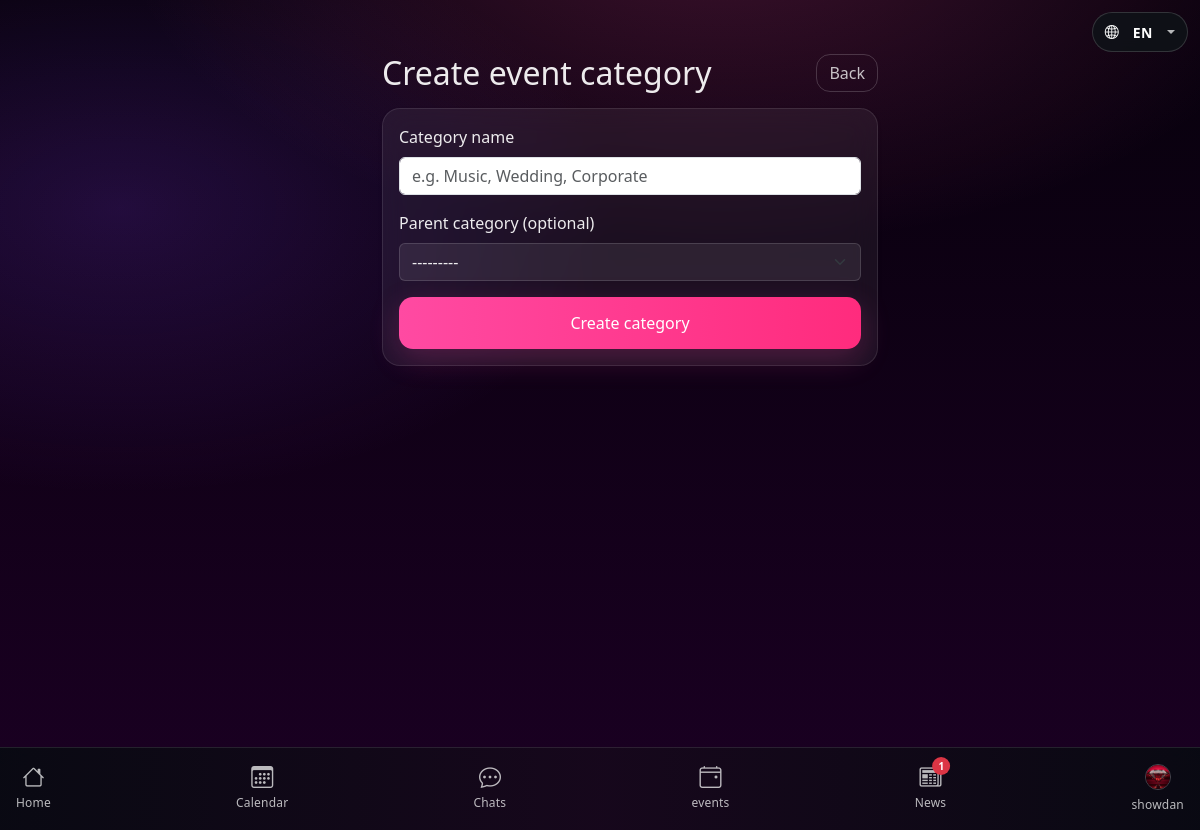
Page /en/events/categories/create/ (signed in) on the committed database.
### accounts/models.py (models this page shows, shortened)
class Accounts(AbstractBaseUser, PermissionsMixin):
    class AccountType(models.TextChoices):
        PERSONAL = "personal", "Personal"
        PROFESSIONAL = "professional", "Professional"
    class Gender(models.TextChoices):
        PERSONAL = "male", "Male"
        PROFESSIONAL = "female", "Female"
    email = models.EmailField(unique=True)
    profile_picture = models.ImageField(
        upload_to="avatars/",
        blank=True,
        null=True,
        default="avatars/default.png",
    )
    professional_picture = models.ImageField(
        upload_to="professional_pictures/",
        blank=True,
        null=True,
        default="professional_pictures/default_professional.png",
    )
    communication_languages = models.ManyToManyField(
        "accounts.Language",
        blank=True,
        related_name="accounts_communication",
    )
    event_languages = models.ManyToManyField(
        "accounts.Language",
        blank=True,
        related_name="accounts_events",
    )
    accepted_event_categories = models.ManyToManyField(
        "events.EventCategory",
        blank=True,
        related_name="accepted_by_users",
    )
    first_name = models.CharField(max_length=80)
    last_name = models.CharField(max_length=80)
    nickname = models.CharField(max_length=220, blank=True, null=True)
    phone = models.CharField(max_length=30, blank=True)
    date_of_birth = models.DateField(null=True, blank=True)
    years_of_experience = models.PositiveSmallIntegerField(
        null=True,
        blank=True,
        default=0,
    )
    about_me = models.TextField(blank=True, default="")
    account_type = models.CharField(
        max_length=20,
        choices=AccountType.choices,
        default=AccountType.PERSONAL,
    )
    gender = models.CharField(max_length=20, choices=Gender.choices, blank=True, null=True)
    professions = models.ManyToManyField(
        Profession,
        blank=True,
        related_name="accounts",
    )
    currency = models.ForeignKey(
        "accounts.Currency",
        null=True,
        blank=True,
        on_delete=models.SET_NULL,
        related_name="accounts",
    )
    cost_per_hour = models.DecimalField(
        max_digits=10,
        decimal_places=2,
        null=True,
        blank=True,
    )
    cost_per_5_hours = models.DecimalField(
        max_digits=10,
        decimal_places=2,
        null=True,
        blank=True,
    )
    is_active = models.BooleanField(default=True)
    is_staff = models.BooleanField(default=False)
    date_joined = models.DateTimeField(default=timezone.now)
    country = models.CharField(max_length=120, blank=True, default="")
    city = models.CharField(max_length=120, blank=True, default="")
    address = models.CharField(max_length=255, blank=True, default="")
    public_id = models.CharField(
        max_length=8,
        unique=True,
        null=True,
        blank=True,
        db_index=True,
        help_text="Public-facing 8-digit user ID (non-guessable).",
    )
    objects = AccountsManager()
    USERNAME_FIELD = "email"
    REQUIRED_FIELDS = ["first_name", "last_name"]

### events/models.py (models this page shows, shortened)
class EventCategory(models.Model):
    name = models.CharField(max_length=120)
    parent = models.ForeignKey(
        "self",
        null=True,
        blank=True,
        related_name="children",
        on_delete=models.CASCADE,
    )
    path = models.CharField(max_length=600, blank=True, db_index=True)
    class Meta:
        verbose_name_plural = "Event categories"
        unique_together = ("name", "parent")
        ordering = ["path"]
    def get_depth(self):
        depth = 0
        p = self.parent
        while p:
            depth += 1
            p = p.parent
        return depth
    def __str__(self):
        indent = "— " * self.get_depth()
        return f"{indent}{self.name}"

### events/views.py (the view)
# urls.py: path("categories/create/", views.category_create_view, name="category_create"),
@login_required
def category_create_view(request):
    if request.method == "POST":
        form = EventCategoryForm(request.POST)
        if form.is_valid():
            form.save()
            messages.success(request, "Event category created successfully.")
            return redirect("events:category_create")
        messages.error(request, "Please correct the errors below.")
    else:
        form = EventCategoryForm()
    return render(request, "events/category_create.html", {"form": form})

### events/forms.py
class EventCategoryForm(forms.ModelForm):
    class Meta:
        model = EventCategory
        fields = ("name", "parent")
        widgets = {
            "name": forms.TextInput(attrs={"class": "form-control", "placeholder": "e.g. Music, Wedding, Corporate"}),
            "parent": forms.Select(attrs={"class": "form-select"}),
        }

### accounts/context_processors.py (called while the page is built)
def news_unread_count(request):
    if not getattr(request, "user", None) or not request.user.is_authenticated:
        return {"news_unread_count": 0}
    unread = (
        NewsPost.objects
        .filter(is_published=True)
        .exclude(reads__user=request.user)
        .count()
    )
    return {"news_unread_count": unread}

### templates/events/category_create.html (shortened to what this page needs)
{% extends "base.html" %}
{% load i18n %}
{% block content %}
<div class="row justify-content-center">
  <div class="col-md-8 col-lg-6 app-screen">
    <div class="d-flex align-items-center justify-content-between mb-3">
      <h2 class="mb-0">{% translate "Create event category" %}</h2>
      <a class="btn btn-outline-secondary" href="{% url 'home' %}">{% translate "Back" %}</a>
    </div>
    <form method="post" class="card card-body shadow-sm">
      <div class="mb-3">
        <label for="id_name" class="form-label">{% translate "Category name" %}</label>
        {{ form.name }}
      </div>
      <div class="mb-3">
        <label for="id_parent" class="form-label">{% translate "Parent category (optional)" %}</label>
        {{ form.parent }}
      </div>
      <button type="submit" class="btn btn-primary w-100">{% translate "Create category" %}</button>
    </form>
  </div>
</div>
{% endblock %}

### templates/base.html (shortened to what this page needs)
{% load static %}
{% load i18n %}
<!doctype html>
<html lang="en">
<head>
  <link
    href="https://cdn.jsdelivr.net/npm/bootstrap@5.3.2/dist/css/bootstrap.min.css" rel="stylesheet">
  <link rel="stylesheet" href="https://cdn.jsdelivr.net/npm/bootstrap-icons@1.11.3/font/bootstrap-icons.min.css">
    <link rel="stylesheet" href="{% static 'css/app.css' %}">
</head>
<body class="bg-light">
{% get_current_language as LANGUAGE_CODE %}
<div class="lang-float dropdown">
  <button class="btn btn-sm btn-dark lang-float-btn dropdown-toggle"
          type="button"
          data-bs-toggle="dropdown"
          aria-expanded="false"
          aria-label="Language">
    <i class="bi bi-globe2 me-2"></i>
    <span class="lang-code">{{ LANGUAGE_CODE|upper }}</span>
  </button>
</div>
<nav class="app-bottom-nav" role="navigation" aria-label="Primary">
  <div class="app-bottom-nav-inner">
    <a class="app-tab {% if request.resolver_match.url_name == 'home' %}is-active{% endif %}"
       href="{% url 'home' %}">
      <span class="app-ico">
        <i class="bi bi-house"></i>
      </span>
      <span class="app-label">{% translate "Home" %}</span>
    </a>
    <a class="app-tab {% if request.resolver_match.url_name == 'calendar' %}is-active{% endif %}"
       href="{% url 'events:calendar' %}">
      <span class="app-ico">
        <i class="bi bi-calendar3"></i>
      </span>
      <span class="app-label">{% translate "Calendar" %}</span>
    </a>
    <a class="app-tab {% if request.resolver_match.url_name == 'offers_inbox' %}is-active{% endif %}"
       href="{% url 'events:offers_inbox' %}">
      <span class="app-ico">
        <i class="bi bi-chat-dots"></i>
      </span>
      <span class="app-label">{% translate "Chats" %}</span>
    </a>
    <a class="app-tab {% if request.resolver_match.url_name == 'list' %}is-active{% endif %}"
       href="{% url 'events:list' %}">
      <span class="app-ico">
        <i class="bi bi-calendar4-event"></i>
      </span>
      <span class="app-label">{% translate "events" %}</span>
    </a>
<a class="app-tab {% if request.resolver_match.url_name == 'news' %}is-active{% endif %}"
   href="{% url 'accounts:news' %}">
  <span class="app-ico position-relative">
    <i class="bi bi-newspaper"></i>
    <span class="position-absolute top-0 start-100 translate-middle badge rounded-pill bg-danger"
          style="font-size:10px; line-height:1; padding:4px 6px;">
      {{ news_unread_count|default:0 }}
    </span>
  </span>
  <span class="app-label">{% translate "News" %}</span>
</a>
    {% if request.user.is_authenticated %}
      <a class="app-tab app-tab-profile {% if 'dashboard' in request.path %}is-active{% endif %}"
         href="{% url 'accounts:dash_home' %}">
        <span class="app-ico app-ico-avatar">
          <img
            src="{{ request.user.profile_picture.url }}"
            alt="Avatar"
            onerror="this.style.display='none';"
          >
        </span>
        <span class="app-label">
          {{ request.user.first_name|default:"Profile" }}
        </span>
      </a>
    {% endif %}
  </div>
</nav>
<div class="container-fluid py-4">
  {% block content %}{% endblock %}
</div>
</body>
</html>

### static/css/app.css (style rules this page uses)
:root { --bg-1:#07010c; --bg-2:#1b0023; --card:rgba(255,255,255,.06); --card-2:rgba(255,255,255,.09); --stroke:rgba(255,255,255,.14); --text:rgba(255,255,255,.92); --muted:rgba(255,255,255,.55); --accent:#ff4aa2; --accent-2:#ff2b7d; --shadow:0 14px 40px rgba(0,0,0,.45); }
body { color:var(--text); background: radial-gradient(1000px 550px at 60% -10%, rgba(255,74,162,.22), transparent 60%), radial-gradient(900px 520px at 10% 25%, rgba(137,64,255,.18), transparent 55%), linear-gradient(180deg, var(--bg-1), var(--bg-2)); min-height:100vh; }
.app-bottom-nav { position: fixed; left: 0; right: 0; bottom: 0; z-index: 1030; padding: 6px 8px calc(6px + env(safe-area-inset-bottom)); background: linear-gradient(90deg, rgba(8,10,18,0.92), rgba(22,8,28,0.92), rgba(8,10,18,0.92)); border-top: 1px solid rgba(255,255,255,0.10); backdrop-filter: blur(10px); }
.app-bottom-nav-inner { display: flex; flex-direction: row; flex-wrap: nowrap; justify-content: space-between; align-items: stretch; gap: 0; width: 100%; }
.app-tab { text-decoration: none; color: rgba(255,255,255,0.72); display: flex; flex-direction: column; align-items: center; justify-content: center; padding: 10px 8px; border-radius: 14px; transition: transform .08s ease, color .12s ease, background .12s ease; }
.app-ico { font-size: 22px; line-height: 1; margin-bottom: 6px; display: inline-flex; align-items: center; justify-content: center; }
.app-label { font-size: 12px; letter-spacing: .2px; }
.app-ico-avatar { width: 26px; height: 26px; border-radius: 999px; overflow: hidden; border: 1px solid rgba(255,255,255,0.25); }
.app-ico-avatar img { width: 100%; height: 100%; object-fit: cover; display: block; }
body { padding-bottom: 92px; }
.container-fluid { padding: 20px; margin: 15px; }
.container-fluid { padding: 15px; margin: 10px; }
@media (min-width: 768px) { .container-fluid { padding: 30px; margin: 20px; } }
@media (min-width: 1200px) { .container-fluid { padding: 40px; margin: 30px; } }
.container-fluid.py-4 { position: relative; z-index: 1; }
.card, .card-body, .card.card-body { background: var(--card) !important; border: 1px solid rgba(255,255,255,.10) !important; box-shadow: var(--shadow); backdrop-filter: blur(14px); border-radius: 18px !important; position: relative; z-index: 1; }
h1,h2,h3,h4,h5 { color: var(--text); }
.btn-primary { background: linear-gradient(90deg, var(--accent), var(--accent-2)); border: none; border-radius: 14px; padding: .85rem 1.05rem; box-shadow: 0 10px 30px rgba(255,74,162,.22); }
.btn-outline-secondary { border-radius: 14px; border-color: rgba(255,255,255,.18); color: rgba(255,255,255,.75); }
.app-screen { max-width: 520px; margin-inline: auto; }
select.form-select, select { background-color: rgba(255,255,255,.08); color: rgba(255,255,255,.92); border: 1px solid rgba(255,255,255,.14); }
select option { background-color: #140018; color: rgba(255,255,255,.95); }
select option:hover, select option:checked { background-color: rgba(255,74,162,.35); color: #ffffff; }
.lang-float { position: fixed; top: 12px; right: 12px; z-index: 1100; }
.lang-float-btn { height: 40px; padding: 0 12px; border-radius: 999px; display: inline-flex; align-items: center; gap: 6px; border: 1px solid rgba(255,255,255,0.15); background: rgba(15,18,24,0.9); backdrop-filter: blur(8px); }
.lang-float-btn.dropdown-toggle::after { margin-left: 8px; opacity: .7; }
.lang-code { font-weight: 600; letter-spacing: .5px; }

### rows in the picture
Accounts: user.profile_picture (picture), user.first_name "showdan"
EventCategory: parent "---------"

### other values in the picture
{{ LANGUAGE_CODE|upper }} "EN"
{{ news_unread_count|default:0 }} "1"
